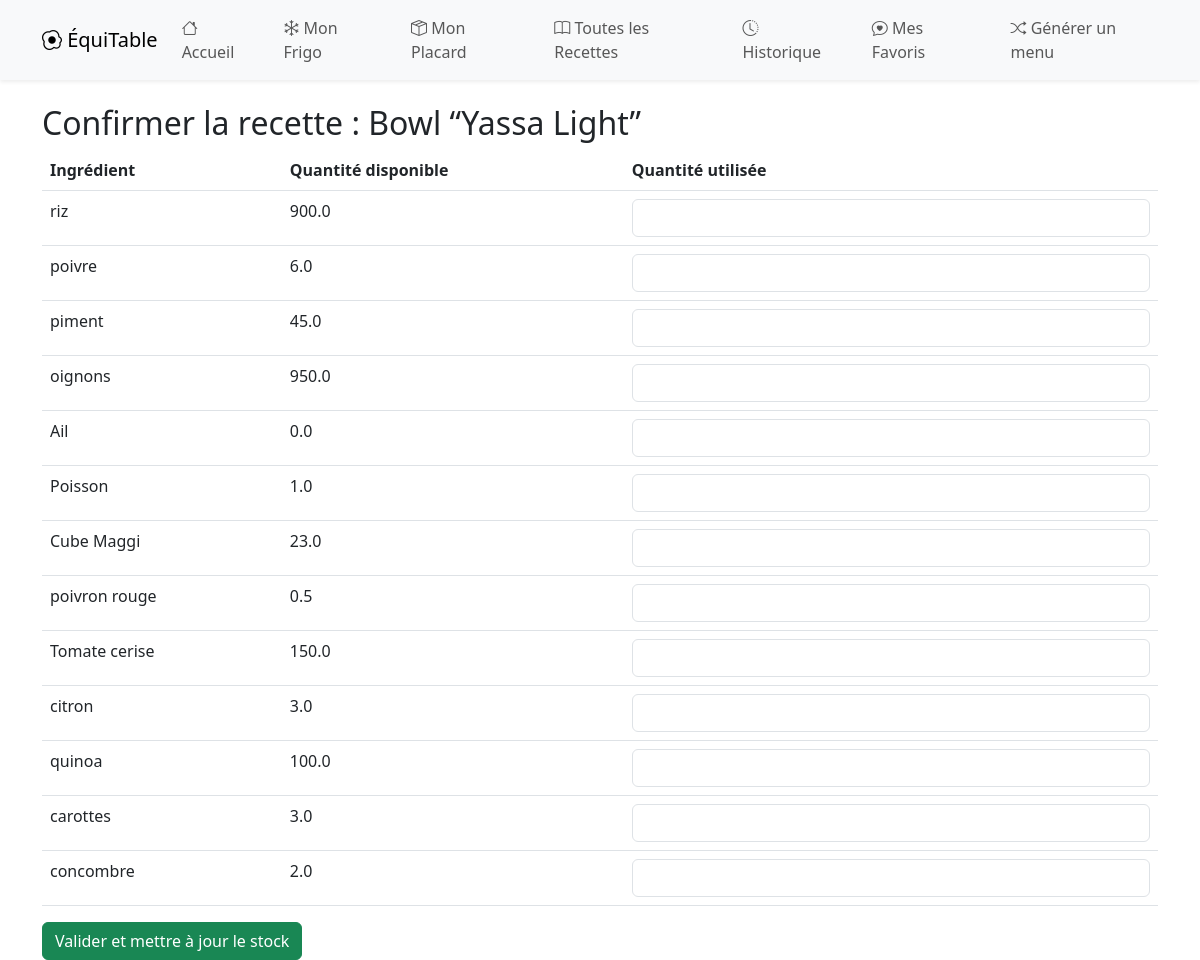
/confirmer-recette/6/, run on the app's committed database.
### menuapp/models.py (models this page shows, shortened)
class Recette(models.Model):
    nom = models.CharField(max_length=100)
    ingredients = models.ManyToManyField(Ingredient)
    cout_estime = models.FloatField()
    temps_preparation = models.IntegerField()  # En minutes
    instructions = models.TextField()
    image = models.ImageField(upload_to='recettes/', blank=True, null=True)

class Ingredient(models.Model):
    CATEGORIES_CHOICES = [
    ('Légumes frais', 'Légumes frais'),
    ('Fruits frais', 'Fruits frais'),
    ('Viandes', 'Viandes'),
    ('Poissons', 'Poissons'),
    ('Produits laitiers', 'Produits laitiers'),
    ('Œufs', 'Œufs'),
    ('Charcuterie', 'Charcuterie'),
    ('Plats cuisinés', 'Plats cuisinés'),
    ('Pâtes', 'Pâtes'),
    ('Riz', 'Riz'),
    ('Légumineuses', 'Légumineuses'),
    ('Conserves', 'Conserves'),
    ('Épices', 'Épices'),
    ('Céréales', 'Céréales'),
    ('Biscuits & Snacks', 'Biscuits & Snacks'),
    ('Huiles & Vinaigres', 'Huiles & Vinaigres'),
    ('Farine & Sucre', 'Farine & Sucre'),
    ('Autre', 'Autre'),
]
    LIEU_CHOICES = [
        ('Frigo', 'Frigo'),
        ('Placard', 'Placard'),
    ]
    nom = models.CharField(max_length=100)
    quantite = models.FloatField()
    unite = models.CharField(max_length=50, blank=True)
    categorie = models.CharField(max_length=50, choices=CATEGORIES_CHOICES, blank=True)
    lieu = models.CharField(max_length=50, choices=LIEU_CHOICES, default='Frigo')

### menuapp/views.py (the view, shortened to what this page needs)
# urls.py: path('confirmer-recette/<int:recette_id>/', views.confirmer_recette, name='confirmer_recette'),
def confirmer_recette(request, recette_id):
    recette = get_object_or_404(Recette, id=recette_id)
    ingredients = recette.ingredients.all()
    return render(request, 'menuapp/confirmer_recette.html', {
        'recette': recette,
        'ingredients': ingredients
    })

### menuapp/templates/menuapp/confirmer_recette.html (shortened to what this page needs)
<!DOCTYPE html>
<html lang="en">
<head>
</head>
<body>
    {% extends 'menuapp/base.html' %}
{% block content %}
  <h2>Confirmer la recette : {{ recette.nom }}</h2>
  <form method="POST">
    <table class="table">
      <thead>
        <tr>
          <th>Ingrédient</th>
          <th>Quantité disponible</th>
          <th>Quantité utilisée</th>
        </tr>
      </thead>
      <tbody>
        {% for ing in ingredients %}
        <tr>
          <td>{{ ing.nom }}</td>
          <td>{{ ing.quantite }}</td>
          <td>
            <input type="number" step="0.01" name="quantite_{{ ing.id }}" value="{{ ing.quantite_recette }}" class="form-control">
          </td>
        </tr>
        {% endfor %}
      </tbody>
    </table>
    <button type="submit" class="btn btn-success">Valider et mettre à jour le stock</button>
  </form>
{% endblock %}

### data on the page
Recette: nom "Bowl “Yassa Light”"
Ingredient: nom "riz", quantite "900.0"
Ingredient: nom "poivre", quantite "6.0"
Ingredient: nom "piment", quantite "45.0"
Ingredient: nom "oignons", quantite "950.0"
Ingredient: nom "Ail", quantite "0.0"
Ingredient: nom "Poisson", quantite "1.0"
Ingredient: nom "Cube Maggi", quantite "23.0"
Ingredient: nom "poivron rouge", quantite "0.5"
Ingredient: nom "Tomate cerise", quantite "150.0"
Ingredient: nom "citron", quantite "3.0"
Ingredient: nom "quinoa", quantite "100.0"
Ingredient: nom "carottes", quantite "3.0"
Ingredient: nom "concombre", quantite "2.0"
